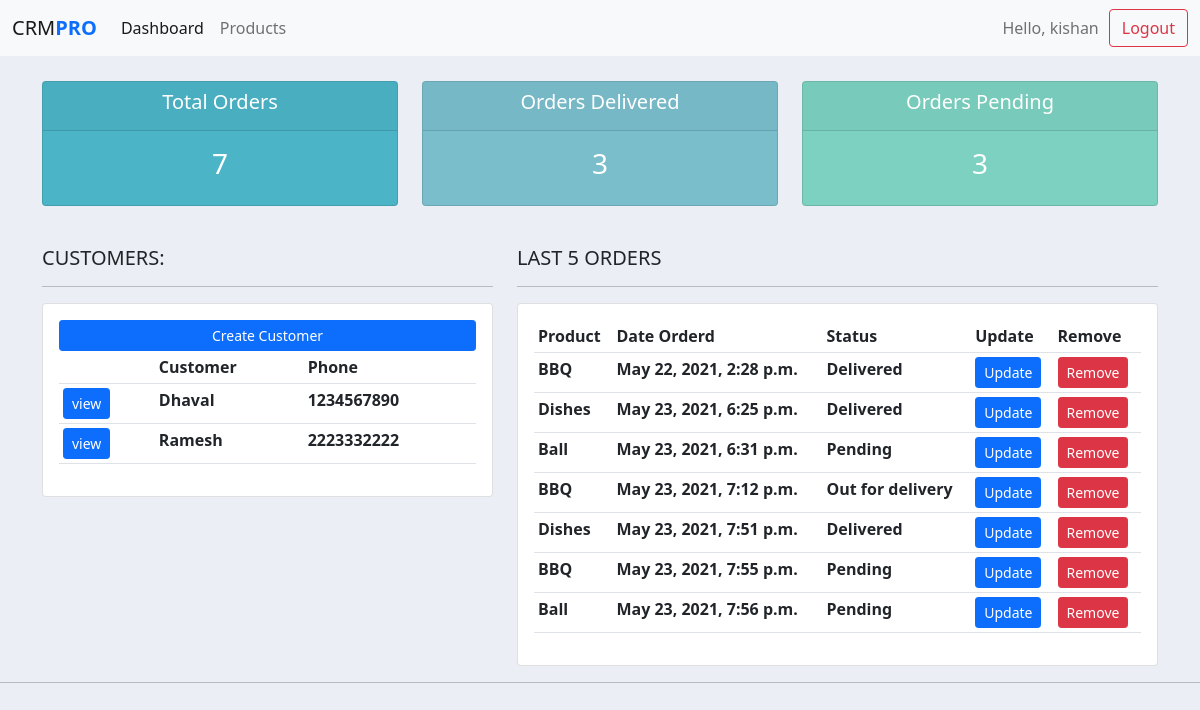
The app's page / (signed in), older data.
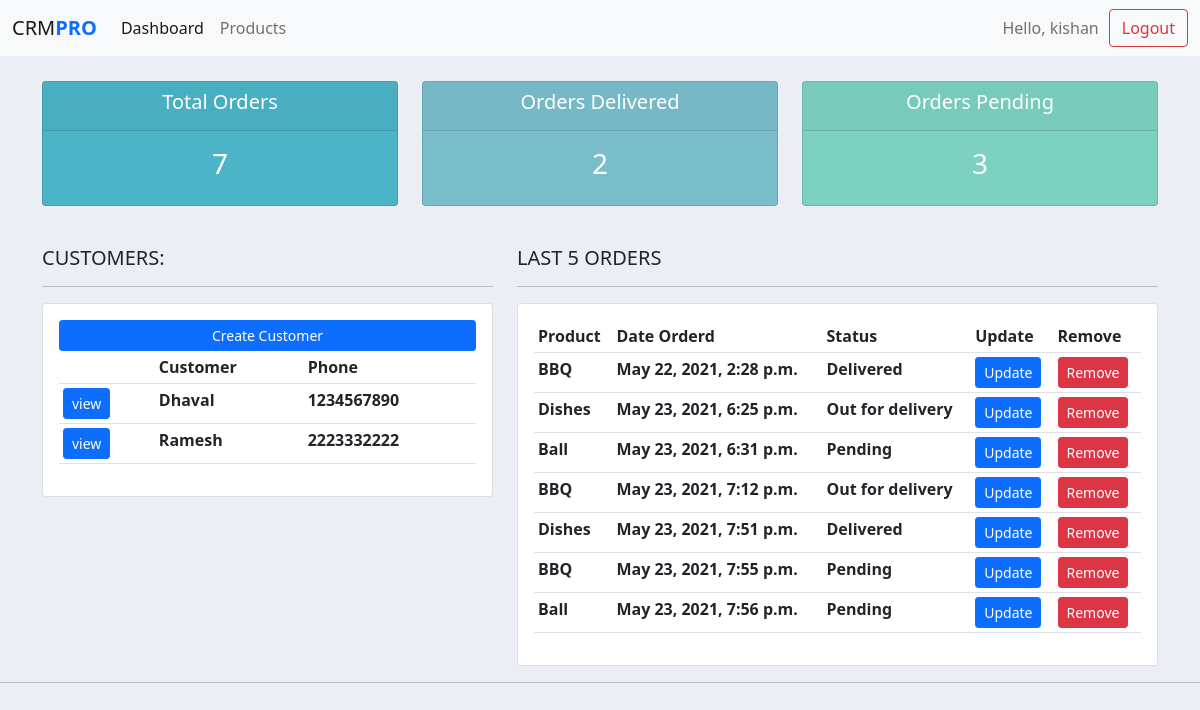
The same page, newer data.
### accounts/models.py (models this page shows, shortened)
class Customer(models.Model):
    name = models.CharField(max_length=200, null=True)
    phone = models.CharField(max_length=200, null=True)
    email = models.CharField(max_length=200, null=True)
    date_created = models.DateTimeField(auto_now_add=True, null=True)

class Order(models.Model):
    STATUS = (
        ('Pending', 'Pending'),
		('Out for delivery', 'Out for delivery'),
		('Delivered', 'Delivered'),
    )
    customer = models.ForeignKey(Customer, null=True, on_delete=models.SET_NULL)
    product = models.ForeignKey(Product, null=True, on_delete=models.SET_NULL)
    date_created = models.DateTimeField(auto_now_add=True, null=True)
    status = models.CharField(max_length=200, null=True, choices=STATUS)

class Product(models.Model):
    CATEGORY = (
		('Indoor', 'Indoor'),
		('Out Door', 'Out Door'),
	)
    name = models.CharField(max_length=200, null=True)
    price = models.FloatField(null=True)
    category = models.CharField(max_length=200, null=True, choices=CATEGORY)
    description = models.CharField(max_length=200, null=True)
    date_created = models.DateTimeField(auto_now_add=True, null=True)
    tags = models.ManyToManyField(Tag)
    def __str__(self):
        return self.name

### accounts/decorators.py (the view)
        def wrapper_func(request, *args, **kwargs):
            group = None
            if request.user.groups.exists():
                group = request.user.groups.all()[0].name
            if group in allowed_roles:
                return view_func(request, *args, **kwargs)
            else:
                return HttpResponse('<h1 style="text-align: center;">Un-Authorized</h1>')

### accounts/views.py (called while the page is built)
@login_required(login_url='login')       #!login-required
@allowed_users(allowed_roles=['admin'])  #! only-allowed users
def home(request):
    orders = Order.objects.all()
    customers = Customer.objects.all()
    total_customers = customers.count()
    total_orders = orders.count()
    delivered = orders.filter(status = 'Delivered').count
    pending = orders.filter(status = 'Pending').count
    context = {
        'customers' : customers,
        'orders' : orders,
        'total_customers' :  total_customers,
        'total_orders' : total_orders,
        'delivered' : delivered,
        'pending' :  pending,
    }
    return render(request,'accounts/dashboard.html', context)

### accounts/templates/accounts/dashboard.html
{% extends 'accounts/main.html' %}
{% block content %}
{% include 'accounts/status.html' %}
<br>
<div class="row">
	<div class="col-md-5">
		<h5>CUSTOMERS:</h5>
		<hr>
		<div class="card card-body">
			<a class="btn btn-primary  btn-sm btn-block" href="">Create Customer</a>
			<table class="table table-sm">
				<tr>
					<th></th>
					<th>Customer</th>
					<th>Phone</th>
				</tr>
				{% for i in customers %}
					<tr>
						<th><a class="btn btn-sm btn-primary" href="{% url 'customer' i.id %}">view</a></th>
						<th>{{ i.name }}</th>
						<th>{{ i.phone }}</th>
					</tr>
				{% endfor %}
			</table>
		</div>
	</div>
	<div class="col-md-7 ">
		<h5>LAST 5 ORDERS</h5>
		<hr>
		<div class="card card-body table-responsive">
			<table class="table table-sm">
				<tr>
					<th>Product</th>
					<th>Date Orderd</th>
					<th>Status</th>
					<th>Update</th>
					<th>Remove</th>
				</tr>
				{% for i in orders %}
				<tr>
					<th>{{i.product}}</th>
					<th>{{i.date_created}}</th>
					<th>{{i.status}}</th>
					<th><a class="btn btn-sm btn-primary" href="{% url 'update_order' i.id %}">Update</a> </th>
					<th><a class="btn btn-sm btn-danger" href="{% url 'delete_order' i.id %}">Remove</a></th>
				</tr>
				{% endfor %}
			</table>
		</div>
	</div>
</div>
{% endblock %}

### accounts/templates/accounts/main.html (shortened to what this page needs)
{% load static %}
<!DOCTYPE html>
<html lang="en">
<head>
    <link href="https://cdn.jsdelivr.net/npm/bootstrap@5.0.2/dist/css/bootstrap.min.css" rel="stylesheet">
    <link rel="stylesheet" href="{% static '/css/main.css' %}">
</head>
<body>
    {% include 'accounts/navbar.html' %}
    <div class="container" style="margin-top: 40px;">
        {% block content %}
        {% endblock %}
    </div>
    <hr>
</body>
</html>

### accounts/templates/accounts/navbar.html (shortened to what this page needs)
<nav class="navbar fixed-top navbar-expand-lg navbar-light bg-light">
    <div class="container-fluid">
      <a class="navbar-brand" href="#">CRM<span class="text-primary fw-bold">PRO</span></a>
      <div class="collapse navbar-collapse" id="navbarSupportedContent">
        <ul class="navbar-nav me-auto mb-2 mb-lg-0">
          <li class="nav-item">
            <a class="nav-link active" aria-current="page" href="{% url 'home' %}">Dashboard</a>
          </li>
          <li class="nav-item">
            <a class="nav-link" href="{% url 'products' %}">Products</a>
          </li>
        </ul>
          <p class="nav navbar-text " style = "margin-right: 10px ;">Hello, {{request.user}}</p>
          <a class="btn btn-outline-danger" href="{% url 'logout' %}">Logout</a>
          </div>
  </nav>

### accounts/templates/accounts/status.html
<br>
<div class="row">
	<div class="col">
		<div class="col-md">
			<div class="card text-center text-white  mb-3" id="total-orders">
			  	<div class="card-header">
			  		<h5 class="card-title">Total Orders</h5>
			  	</div>
			  	<div class="card-body">
			    	<h3 class="card-title">{{total_orders}}</h3>
			  	</div>
			</div>
		</div>
	</div>
	<div class="col">
		<div class="col-md">
			<div class="card text-center text-white  mb-3" id="orders-delivered">
			  	<div class="card-header">
			  		<h5 class="card-title">Orders Delivered</h5>
			  	</div>
			  	<div class="card-body">
			    	<h3 class="card-title">{{delivered}}</h3>
			  	</div>
			</div>
		</div>
	</div>
	<div class="col">
		<div class="col-md">
			<div class="card text-center text-white  mb-3" id="orders-pending">
			  	<div class="card-header">
			  		<h5 class="card-title">Orders Pending</h5>
			  	</div>
			  	<div class="card-body" >
			    	<h3 class="card-title">{{pending}}</h3>
			  	</div>
			</div>
		</div>
	</div>
</div>

### static/css/main.css (style rules this page uses)
body { background-color: #ebeff5; }
#total-orders { background-color: #4cb4c7; }
#orders-delivered { background-color: #7abecc; }
#orders-pending { background-color: #7CD1C0; }

Row changes from the older to the newer data that the page shows:
changed Order "May 23, 2021, 6:25 p.m.": status "Delivered" → "Out for delivery"
Text that changed along with them:
{{ delivered }}: "3" → "2"
